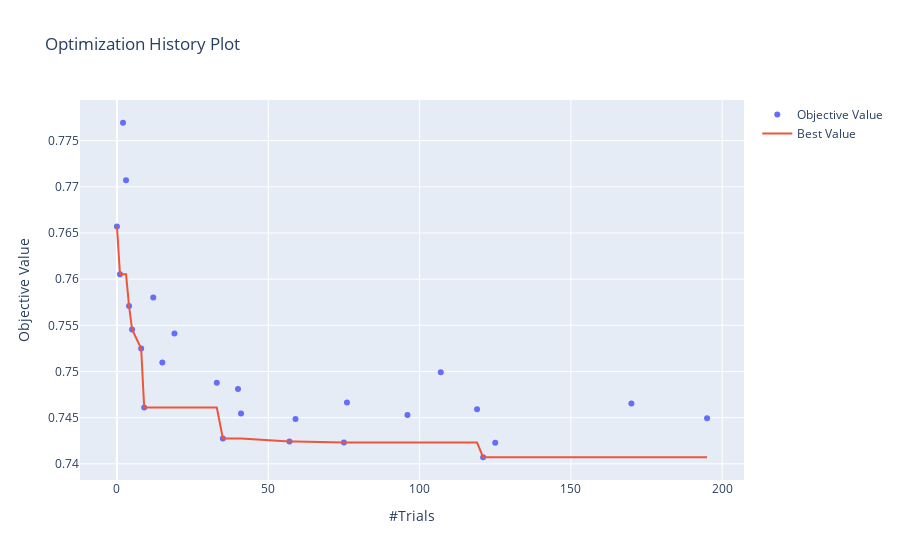

The code cell stored with this chart in its notebook:
### Code cell
oviz.plot_optimization_history(study)

### Figure 1 — Plotly figure (JSON) as saved in the notebook; plotly's stock layout.template omitted (floating-point values rounded to 4 significant figures)
{"data": [{"mode": "markers", "name": "Objective Value", "type": "scatter", "x": [0, 1, 2, 3, 4, 5, 8, 9, 12, 15, 19, 33, 35, 40, 41, 57, 59, 75, 76, 96, 107, 119, 121, 125, 170, 195], "y": [0.7657, 0.7605, 0.7769, 0.7707, 0.7571, 0.7545, 0.7525, 0.7461, 0.758, 0.751, 0.7541, 0.7488, 0.7428, 0.7481, 0.7455, 0.7424, 0.7449, 0.7423, 0.7466, 0.7453, 0.7499, 0.7459, 0.7407, 0.7423, 0.7465, 0.7449]}, {"name": "Best Value", "type": "scatter", "x": [0, 1, 2, 3, 4, 5, 8, 9, 12, 15, 19, 33, 35, 40, 41, 57, 59, 75, 76, 96, 107, 119, 121, 125, 170, 195], "y": [0.7657, 0.7605, 0.7605, 0.7605, 0.7571, 0.7545, 0.7525, 0.7461, 0.7461, 0.7461, 0.7461, 0.7461, 0.7428, 0.7428, 0.7428, 0.7424, 0.7424, 0.7423, 0.7423, 0.7423, 0.7423, 0.7423, 0.7407, 0.7407, 0.7407, 0.7407]}], "layout": {"autosize": true, "title": {"text": "Optimization History Plot"}, "xaxis": {"autorange": true, "range": [-11.9, 206.9], "title": {"text": "#Trials"}, "type": "linear"}, "yaxis": {"autorange": true, "range": [0.7381, 0.7796], "title": {"text": "Objective Value"}, "type": "linear"}}}
